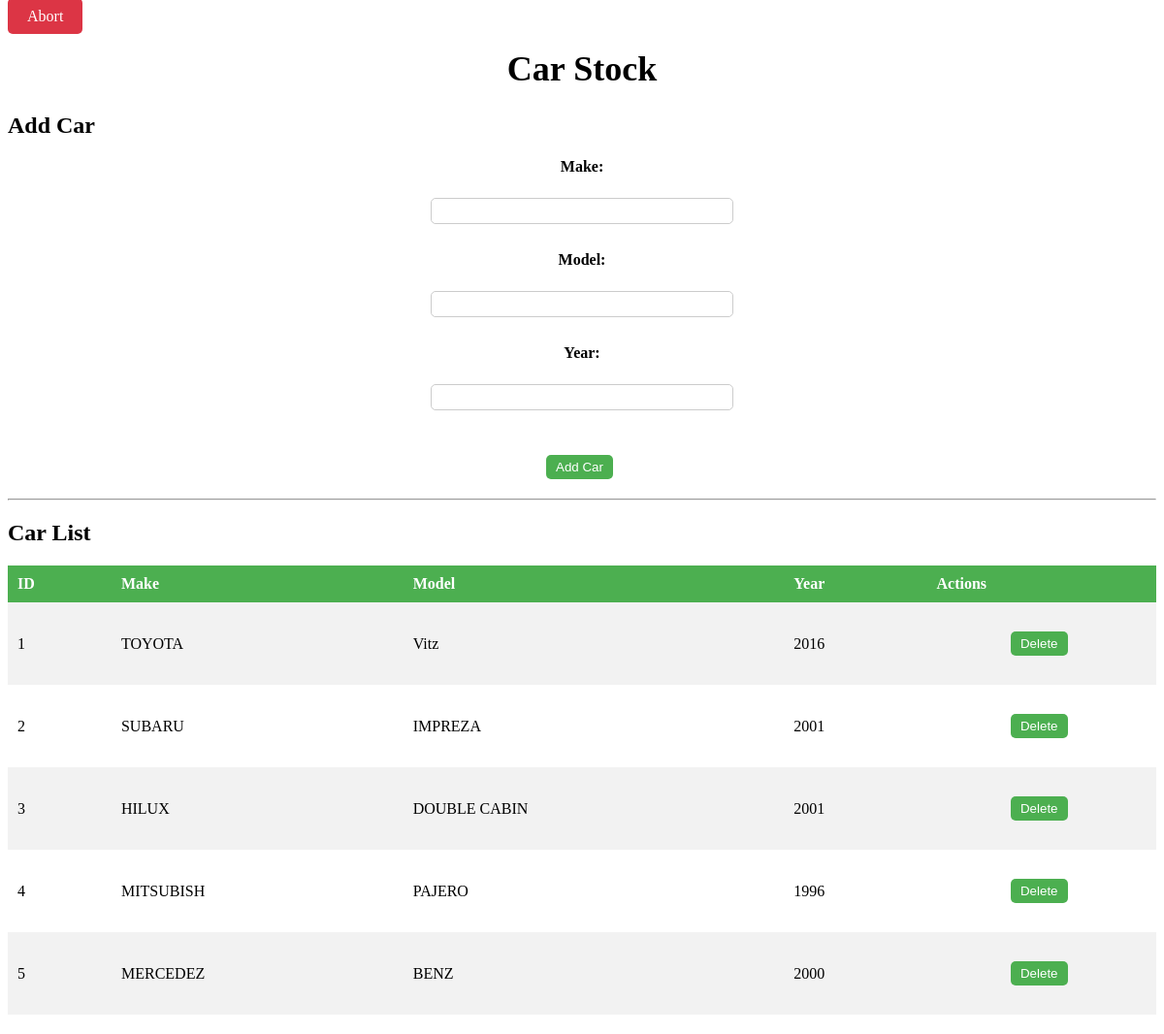
The page /stock.php on the database its author committed.
### tables this page shows
CREATE TABLE `cars` (
  `id` int(11) UNSIGNED NOT NULL,
  `make` varchar(255) NOT NULL,
  `model` varchar(255) NOT NULL,
  `year` int(4) NOT NULL
);

### cars.php (called while the page is built, shortened)
<?php
require_once 'config.php';
function get_all_cars() {
    global $db;
    $stmt = $db->prepare("SELECT * FROM cars");
    $stmt->execute();
    return $stmt->fetchAll(PDO::FETCH_ASSOC);
}

### stock.php (the view, shortened to what this page needs)
<?php
require_once 'cars.php';
$cars = get_all_cars();
?>
<!DOCTYPE html>
<html>
<head>
    <link rel="stylesheet" type="text/css" href="css/style.css">
</head>
<body>
    <a href="index.php" class="abort-link">Abort</a>
    <h1>Car Stock</h1>
    <h2>Add Car</h2>
    <form method="post">
        <label>Make:</label><br>
        <input type="text" name="make"><br>
        <label>Model:</label><br>
        <input type="text" name="model"><br>
        <label>Year:</label><br>
        <input type="text" name="year"><br><br>
        <input type="submit" name="add_car" value="Add Car">
    </form>
    <hr>
    <h2>Car List</h2>
    <table>
        <tr>
            <th>ID</th>
            <th>Make</th>
            <th>Model</th>
            <th>Year</th>
            <th>Actions</th>
        </tr>
        <?php foreach ($cars as $car) { ?>
        <tr>
            <td><?php echo $car['id']; ?></td>
            <td><?php echo $car['make']; ?></td>
            <td><?php echo $car['model']; ?></td>
            <td><?php echo $car['year']; ?></td>
            <td>
                <form method="post">
                    <input type="submit" name="delete_car" value="Delete" onclick="return confirm('Are you sure?')">
                </form>
            </td>
        </tr>
        <?php } ?>
    </table>
</body>
</html>

### css/style.css (style rules this page uses)
h1 { text-align: center; font-size: 36px; }
form { margin: 20px 0; display: flex; flex-direction: column; align-items: center; }
label { font-weight: bold; margin-bottom: 5px; }
input[type="text"] { width: 300px; padding: 5px; margin-bottom: 10px; border-radius: 5px; border: 1px solid #ccc; }
input[type="submit"] { padding: 5px 15px; background-color: #4CAF50; color: white; border: none; border-radius: 5px; cursor: pointer; }
table { width: 100%; border-collapse: collapse; margin: 20px 0; }
th, td { padding: 10px; text-align: left; }
th { background-color: #4CAF50; color: white; }
tr:nth-child(even) { background-color: #f2f2f2; }
form input[type="submit"] { padding: 5px 10px; background-color: #4CAF50; color: white; border: none; border-radius: 5px; cursor: pointer; margin-right: 5px; }

### stock.php (style rules this page uses)
.abort-link { background-color: #dc3545; color: #fff; border: none; border-radius: 5px; padding: 10px 20px; font-size: 16px; text-decoration: none; }

### rows shown on the page
cars: id "1", make "TOYOTA", model "Vitz", year "2016"
cars: id "2", make "SUBARU", model "IMPREZA", year "2001"
cars: id "3", make "HILUX", model "DOUBLE CABIN", year "2001"
cars: id "4", make "MITSUBISH", model "PAJERO", year "1996"
cars: id "5", make "MERCEDEZ", model "BENZ", year "2000"
